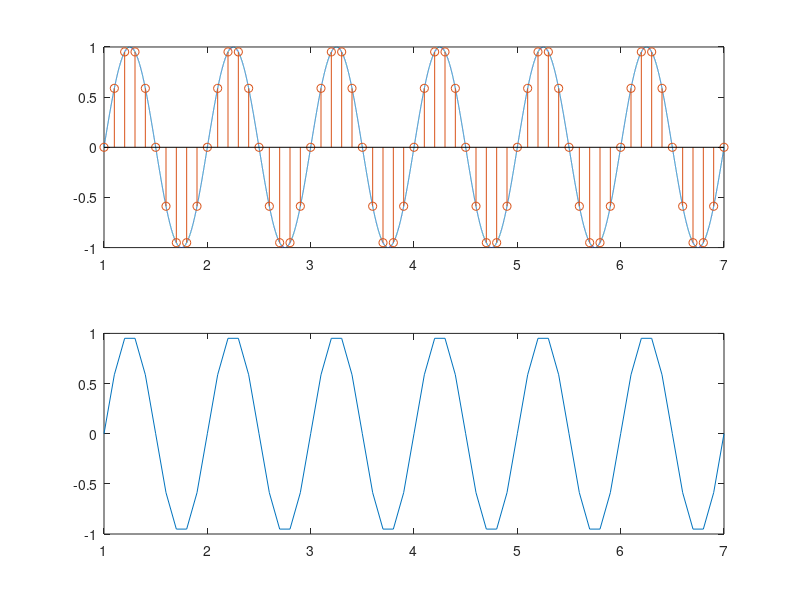

Recreate this plot in MATLAB.
clear; clc; close all;


fp = 10;
dt = 1/fp;  
samples = 1:dt:7;

t = 1:0.0001:7; %oś czasu, małe odstępy w celu zapewnienia ciągłości
f = 1;      %częstotliwość w sygnale
y = sin(2 * pi * f * t); 

y_p = sin(2 * pi * f * samples);

s = 0;
for n = 1 : length(samples)
    stemp = y_p(n) .* sinc(fp * (samples - samples(n))); %sinc w matlabie mnoży przez pi
    s = s + stemp;
end

y_r = s;

figure(1)
subplot(2,1,1)
plot(t,y);  hold on;
stem(samples, y_p);
subplot(2,1,2)
plot(samples, y_r);
